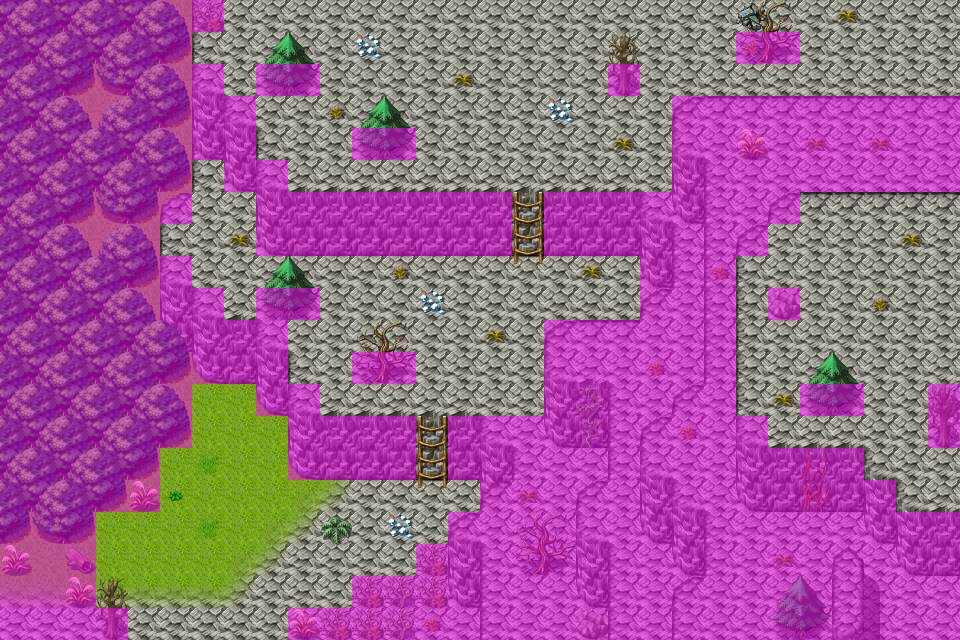

A level layout from a 2D game, rendered from its tile map. Below: a short description, then the map file with tile-grid data replaced by summaries:
An orthogonal 30x20 tile map with 32x32 px tiles, 4 tile layers (Ground, Objects, Above, Walkable), 14 tilesets and 11 objects (7x spawn, 4x mapchange).

<map version="1.0" orientation="orthogonal" width="30" height="20" tilewidth="32" tileheight="32">
    <properties>
        <property name="outdoors" value="1" />
    </properties>
    <tileset firstgid="1" name="map_6" tilewidth="32" tileheight="32">
        <image source="../drawable/map_6.png" />
    </tileset>
    <tileset firstgid="65" name="map_3" tilewidth="32" tileheight="32">
        <image source="../drawable/map_3.png" />
    </tileset>
    <tileset firstgid="129" name="map_4" tilewidth="32" tileheight="32">
        <image source="../drawable/map_4.png" />
    </tileset>
    <tileset firstgid="193" name="map_19" tilewidth="32" tileheight="32">
        <image source="../drawable/map_19.png" />
    </tileset>
    <tileset firstgid="257" name="map_17" tilewidth="32" tileheight="32">
        <image source="../drawable/map_17.png" />
    </tileset>
    <tileset firstgid="321" name="map_8" tilewidth="32" tileheight="32">
        <image source="../drawable/map_8.png" />
    </tileset>
    <tileset firstgid="385" name="map_16" tilewidth="32" tileheight="32">
        <image source="../drawable/map_16.png" />
    </tileset>
    <tileset firstgid="449" name="map_5" tilewidth="32" tileheight="32">
        <image source="../drawable/map_5.png" />
    </tileset>
    <tileset firstgid="513" name="map_1" tilewidth="32" tileheight="32">
        <image source="../drawable/map_1.png" />
    </tileset>
    <tileset firstgid="577" name="map_22" tilewidth="32" tileheight="32">
        <image source="../drawable/map_22.png" />
    </tileset>
    <tileset firstgid="641" name="map_9" tilewidth="32" tileheight="32">
        <image source="../drawable/map_9.png" />
    </tileset>
    <tileset firstgid="705" name="map_2" tilewidth="32" tileheight="32">
        <image source="../drawable/map_2.png" />
    </tileset>
    <tileset firstgid="769" name="map_0" tilewidth="32" tileheight="32">
        <image source="../drawable/map_0.png" />
    </tileset>
    <tileset firstgid="833" name="map_7" tilewidth="32" tileheight="32">
        <image source="../drawable/map_7.png" />
    </tileset>
    <layer name="Ground" width="30" height="20">
        <data>[600 cells, 596 non-empty, 8 distinct tile ids]</data>
    </layer>
    <layer name="Objects" width="30" height="20">
        <data>[600 cells, 285 non-empty, 46 distinct tile ids]</data>
    </layer>
    <layer name="Above" width="30" height="20">
        <data>[600 cells, 47 non-empty, 21 distinct tile ids]</data>
    </layer>
    <layer name="Walkable" width="30" height="20">
        <data>[600 cells, 338 non-empty, 1 distinct tile ids]</data>
    </layer>
    <objectgroup name="Mapevents">
        <object name="south" type="mapchange" x="160" y="608" width="64" height="32">
            <properties>
                <property name="map" value="waytolake8" />
                <property name="place" value="north" />
            </properties>
        </object>
        <object name="north" type="mapchange" x="224" y="0" width="704" height="32">
            <properties>
                <property name="map" value="waytolake10" />
                <property name="place" value="south" />
            </properties>
        </object>
        <object name="east" type="mapchange" x="928" y="192" width="32" height="320">
            <properties>
                <property name="map" value="waytolake6" />
                <property name="place" value="west" />
            </properties>
        </object>
        <object name="east1" type="mapchange" x="928" y="0" width="32" height="96">
            <properties>
                <property name="map" value="waytolake12" />
                <property name="place" value="west2" />
            </properties>
        </object>
    </objectgroup>
    <objectgroup name="Spawn">
        <object name="plaguespider_2" type="spawn" x="736" y="192" width="160" height="256">
            <properties>
                <property name="quantity" value="5" />
                <property name="spawngroup" value="plaguespider_2" />
            </properties>
        </object>
        <object name="plaguespider_1" type="spawn" x="96" y="384" width="192" height="192">
            <properties>
                <property name="quantity" value="2" />
                <property name="spawngroup" value="plaguespider_1" />
            </properties>
        </object>
        <object name="plaguespider_3" type="spawn" x="256" y="480" width="224" height="160">
            <properties>
                <property name="quantity" value="3" />
                <property name="spawngroup" value="plaguespider_1" />
            </properties>
        </object>
        <object name="mwolf_1" type="spawn" x="256" y="256" width="384" height="160">
            <properties>
                <property name="quantity" value="4" />
                <property name="spawngroup" value="mwolf_1" />
            </properties>
        </object>
        <object name="mwolf_2" type="spawn" x="160" y="192" width="352" height="128">
            <properties>
                <property name="quantity" value="3" />
                <property name="spawngroup" value="mwolf_2" />
            </properties>
        </object>
        <object name="maonit_1" type="spawn" x="256" y="64" width="640" height="128">
            <properties>
                <property name="quantity" value="6" />
                <property name="spawngroup" value="maonit_1" />
            </properties>
        </object>
        <object name="mwolf_2_1" type="spawn" x="256" y="96" width="416" height="96">
            <properties>
                <property name="quantity" value="2" />
                <property name="spawngroup" value="mwolf_2" />
            </properties>
        </object>
    </objectgroup>
    <objectgroup name="Keys" />
</map>
